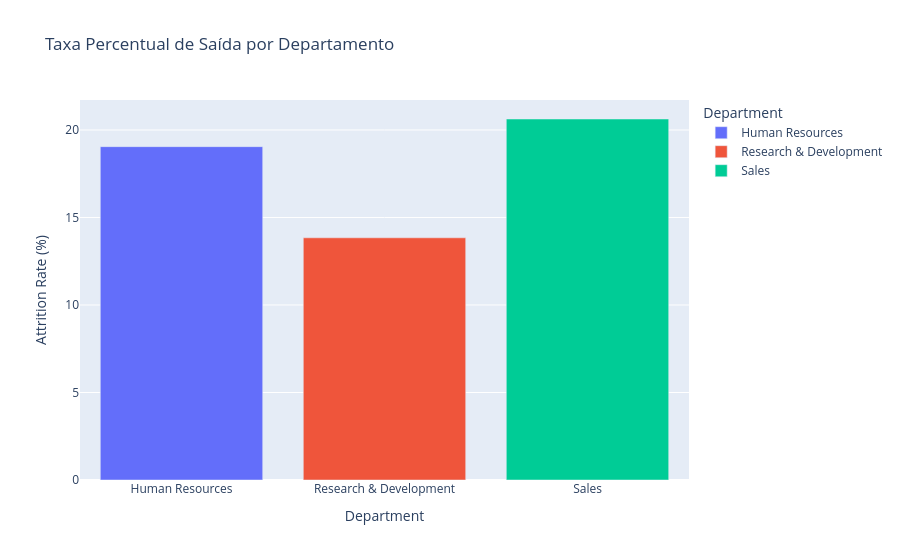

This figure's notebook cell:
### Code cell
attrition_rate_dept = df.groupby('Department')['Attrition'].apply(lambda x: (x == 'Yes').mean() * 100).reset_index()
attrition_rate_dept.columns = ['Department', 'Attrition Rate (%)']

fig_dept = px.bar(attrition_rate_dept, x='Department', y='Attrition Rate (%)', color='Department',
                  title="Taxa Percentual de Saída por Departamento")
fig_dept.show()
# Insight: Setor de Sales sofre mais evasão relativa (quase 21%) que R&D.

### Figure 1 — Plotly figure (JSON) as saved in the notebook; plotly's stock layout.template omitted (floating-point values rounded to 4 significant figures)
{"data": [{"alignmentgroup": "True", "hovertemplate": "Department=%{x}<br>Attrition Rate (%)=%{y}<extra></extra>", "legendgroup": "Human Resources", "marker": {"color": "#636efa", "pattern": {"shape": ""}}, "name": "Human Resources", "offsetgroup": "Human Resources", "orientation": "v", "showlegend": true, "textposition": "auto", "type": "bar", "x": ["Human Resources"], "xaxis": "x", "y": [19.05], "yaxis": "y"}, {"alignmentgroup": "True", "hovertemplate": "Department=%{x}<br>Attrition Rate (%)=%{y}<extra></extra>", "legendgroup": "Research & Development", "marker": {"color": "#EF553B", "pattern": {"shape": ""}}, "name": "Research & Development", "offsetgroup": "Research & Development", "orientation": "v", "showlegend": true, "textposition": "auto", "type": "bar", "x": ["Research & Development"], "xaxis": "x", "y": [13.84], "yaxis": "y"}, {"alignmentgroup": "True", "hovertemplate": "Department=%{x}<br>Attrition Rate (%)=%{y}<extra></extra>", "legendgroup": "Sales", "marker": {"color": "#00cc96", "pattern": {"shape": ""}}, "name": "Sales", "offsetgroup": "Sales", "orientation": "v", "showlegend": true, "textposition": "auto", "type": "bar", "x": ["Sales"], "xaxis": "x", "y": [20.63], "yaxis": "y"}], "layout": {"barmode": "relative", "legend": {"title": {"text": "Department"}, "tracegroupgap": 0}, "title": {"text": "Taxa Percentual de Saída por Departamento"}, "xaxis": {"anchor": "y", "categoryarray": ["Human Resources", "Research & Development", "Sales"], "categoryorder": "array", "domain": [0, 1], "title": {"text": "Department"}}, "yaxis": {"anchor": "x", "domain": [0, 1], "title": {"text": "Attrition Rate (%)"}}}}
